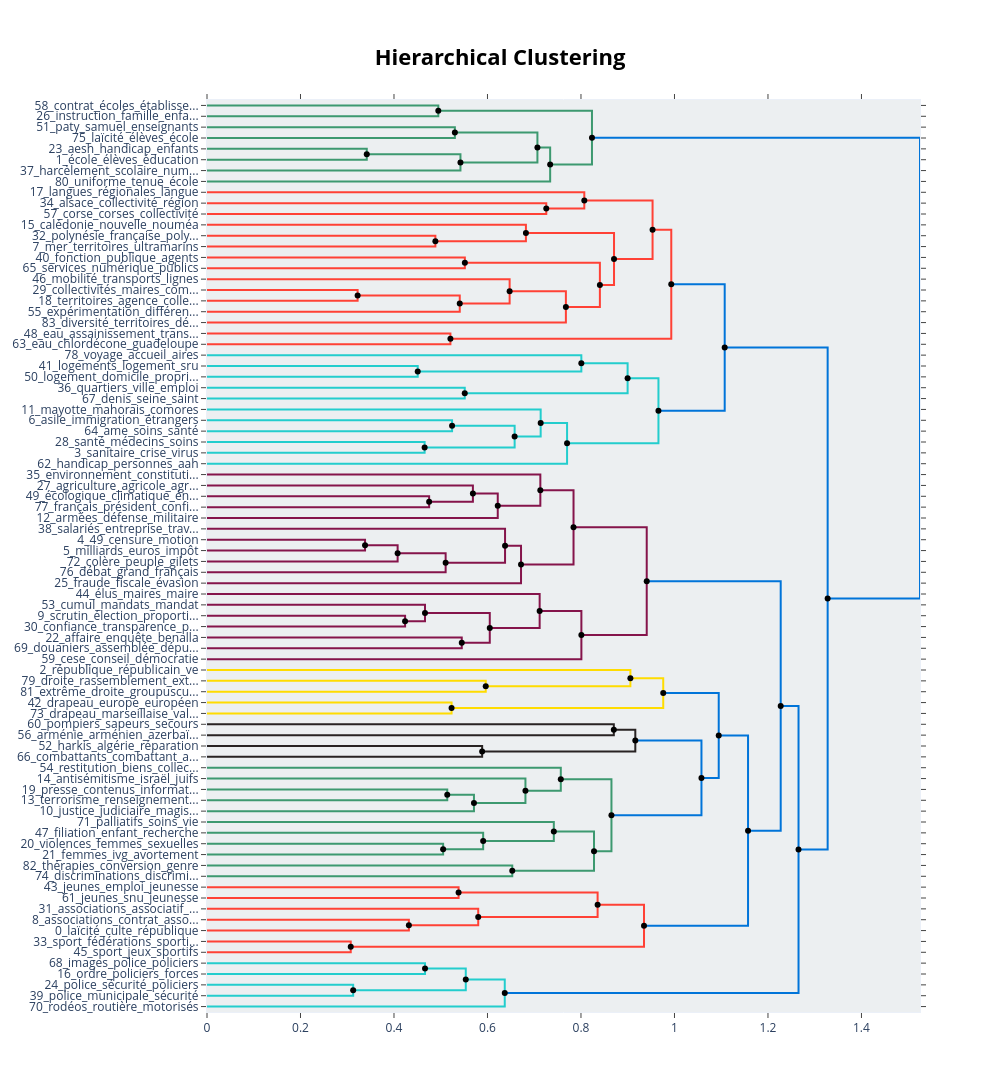

Notebook code cell kept with this figure:
### Code cell
fig_hierarchical = topic_model.visualize_hierarchy(
    hierarchical_topics=hierarchical_topics
)
fig_hierarchical

### Figure 1 — Plotly figure (JSON) as saved in the notebook; plotly's stock layout.template omitted (floating-point values rounded to 4 significant figures)
{"data": [{"hoverinfo": "text", "marker": {"color": "rgb(61,153,112)"}, "mode": "lines", "text": ["contrat_écoles_établissements_enseignement_ouverture", "", "", "instruction_famille_enfants_familles_parents"], "type": "scatter", "x": [0.0, 0.4948, 0.4948, 0.0], "xaxis": "x", "y": [-5.0, -5.0, -15.0, -15.0], "yaxis": "y"}, {"hoverinfo": "text", "marker": {"color": "rgb(61,153,112)"}, "mode": "lines", "text": ["paty_samuel_enseignants_hommage_école", "", "", "laïcité_élèves_école_professeurs_éducation"], "type": "scatter", "x": [0.0, 0.5302, 0.5302, 0.0], "xaxis": "x", "y": [-25.0, -25.0, -35.0, -35.0], "yaxis": "y"}, {"hoverinfo": "text", "marker": {"color": "rgb(61,153,112)"}, "mode": "lines", "text": ["aesh_handicap_enfants_élèves_école", "", "", "école_élèves_éducation_enseignants_scolaire"], "type": "scatter", "x": [0.0, 0.3418, 0.3418, 0.0], "xaxis": "x", "y": [-45.0, -45.0, -55.0, -55.0], "yaxis": "y"}, {"hoverinfo": "text", "marker": {"color": "rgb(61,153,112)"}, "mode": "lines", "text": ["école_élèves_éducation_scolaire_enfants", "", "", "harcèlement_scolaire_numérique_école_enfants"], "type": "scatter", "x": [0.3418, 0.5422, 0.5422, 0.0], "xaxis": "x", "y": [-50.0, -50.0, -65.0, -65.0], "yaxis": "y"}, {"hoverinfo": "text", "marker": {"color": "rgb(61,153,112)"}, "mode": "lines", "text": ["paty_samuel_laïcité_école_élèves", "", "", "école_élèves_éducation_scolaire_enfants"], "type": "scatter", "x": [0.5302, 0.7068, 0.7068, 0.5422], "xaxis": "x", "y": [-30.0, -30.0, -57.5, -57.5], "yaxis": "y"}, {"hoverinfo": "text", "marker": {"color": "rgb(61,153,112)"}, "mode": "lines", "text": ["école_élèves_éducation_scolaire_enfants", "", "", "uniforme_tenue_école_port_établissement"], "type": "scatter", "x": [0.7068, 0.7341, 0.7341, 0.0], "xaxis": "x", "y": [-43.75, -43.75, -75.0, -75.0], "yaxis": "y"}, {"hoverinfo": "text", "marker": {"color": "rgb(61,153,112)"}, "mode": "lines", "text": ["instruction_famille_enfants_contrat_écoles", "", "", "école_élèves_éducation_scolaire_enfants"], "type": "scatter", "x": [0.4948, 0.8235, 0.8235, 0.7341], "xaxis": "x", "y": [-10.0, -10.0, -59.38, -59.38], "yaxis": "y"}, {"hoverinfo": "text", "marker": {"color": "rgb(255,65,54)"}, "mode": "lines", "text": ["alsace_collectivité_région_alsaciens_compétences", "", "", "corse_corses_collectivité_île_insulaires"], "type": "scatter", "x": [0.0, 0.7258, 0.7258, 0.0], "xaxis": "x", "y": [-95.0, -95.0, -105.0, -105.0], "yaxis": "y"}, {"hoverinfo": "text", "marker": {"color": "rgb(255,65,54)"}, "mode": "lines", "text": ["langues_régionales_langue_enseignement_régionale", "", "", "alsace_corse_collectivité_région_alsaciens"], "type": "scatter", "x": [0.0, 0.8071, 0.8071, 0.7258], "xaxis": "x", "y": [-85.0, -85.0, -100.0, -100.0], "yaxis": "y"}, {"hoverinfo": "text", "marker": {"color": "rgb(255,65,54)"}, "mode": "lines", "text": ["polynésie_française_polynésiens_ordonnance_statut", "", "", "mer_territoires_ultramarins_continuité_hexagone"], "type": "scatter", "x": [0.0, 0.4885, 0.4885, 0.0], "xaxis": "x", "y": [-125.0, -125.0, -135.0, -135.0], "yaxis": "y"}, {"hoverinfo": "text", "marker": {"color": "rgb(255,65,54)"}, "mode": "lines", "text": ["calédonie_nouvelle_nouméa_calédoniens_accord", "", "", "mer_polynésie_territoires_ultramarins_française"], "type": "scatter", "x": [0.0, 0.6822, 0.6822, 0.4885], "xaxis": "x", "y": [-115.0, -115.0, -130.0, -130.0], "yaxis": "y"}, {"hoverinfo": "text", "marker": {"color": "rgb(255,65,54)"}, "mode": "lines", "text": ["fonction_publique_agents_fonctionnaires_publics", "", "", "services_numérique_publics_dématérialisation_administration"], "type": "scatter", "x": [0.0, 0.5516, 0.5516, 0.0], "xaxis": "x", "y": [-145.0, -145.0, -155.0, -155.0], "yaxis": "y"}, {"hoverinfo": "text", "marker": {"color": "rgb(255,65,54)"}, "mode": "lines", "text": ["collectivités_maires_communes_état_territoires", "", "", "territoires_agence_collectivités_services_ruraux"], "type": "scatter", "x": [0.0, 0.3222, 0.3222, 0.0], "xaxis": "x", "y": [-175.0, -175.0, -185.0, -185.0], "yaxis": "y"}, {"hoverinfo": "text", "marker": {"color": "rgb(255,65,54)"}, "mode": "lines", "text": ["territoires_collectivités_agence_communes_élus", "", "", "expérimentation_différenciation_expérimentations_collectivités_égalité"], "type": "scatter", "x": [0.3222, 0.5407, 0.5407, 0.0], "xaxis": "x", "y": [-180.0, -180.0, -195.0, -195.0], "yaxis": "y"}, {"hoverinfo": "text", "marker": {"color": "rgb(255,65,54)"}, "mode": "lines", "text": ["mobilité_transports_lignes_transport_sncf", "", "", "collectivités_territoires_agence_communes_territoriales"], "type": "scatter", "x": [0.0, 0.6474, 0.6474, 0.5407], "xaxis": "x", "y": [-165.0, -165.0, -187.5, -187.5], "yaxis": "y"}, {"hoverinfo": "text", "marker": {"color": "rgb(255,65,54)"}, "mode": "lines", "text": ["territoires_collectivités_agence_communes_territoriales", "", "", "diversité_territoires_décentralisation_décentralisée_organisation"], "type": "scatter", "x": [0.6474, 0.7677, 0.7677, 0.0], "xaxis": "x", "y": [-176.2, -176.2, -205.0, -205.0], "yaxis": "y"}, {"hoverinfo": "text", "marker": {"color": "rgb(255,65,54)"}, "mode": "lines", "text": ["fonction_publique_publics_agents_services", "", "", "territoires_collectivités_agence_communes_territoriales"], "type": "scatter", "x": [0.5516, 0.8404, 0.8404, 0.7677], "xaxis": "x", "y": [-150.0, -150.0, -190.6, -190.6], "yaxis": "y"}, {"hoverinfo": "text", "marker": {"color": "rgb(255,65,54)"}, "mode": "lines", "text": ["calédonie_mer_nouvelle_polynésie_territoires", "", "", "territoires_collectivités_services_publique_publics"], "type": "scatter", "x": [0.6822, 0.8707, 0.8707, 0.8404], "xaxis": "x", "y": [-122.5, -122.5, -170.3, -170.3], "yaxis": "y"}, {"hoverinfo": "text", "marker": {"color": "rgb(255,65,54)"}, "mode": "lines", "text": ["langues_langue_régionales_alsace_corse", "", "", "territoires_mer_calédonie_nouvelle_collectivités"], "type": "scatter", "x": [0.8071, 0.9531, 0.9531, 0.8707], "xaxis": "x", "y": [-92.5, -92.5, -146.4, -146.4], "yaxis": "y"}, {"hoverinfo": "text", "marker": {"color": "rgb(255,65,54)"}, "mode": "lines", "text": ["eau_assainissement_transfert_communes_compétences", "", "", "eau_chlordécone_guadeloupe_potable_guadeloupéens"], "type": "scatter", "x": [0.0, 0.5207, 0.5207, 0.0], "xaxis": "x", "y": [-215.0, -215.0, -225.0, -225.0], "yaxis": "y"}, {"hoverinfo": "text", "marker": {"color": "rgb(255,65,54)"}, "mode": "lines", "text": ["territoires_mer_calédonie_nouvelle_langues", "", "", "eau_assainissement_transfert_communes_compétences"], "type": "scatter", "x": [0.9531, 0.9932, 0.9932, 0.5207], "xaxis": "x", "y": [-119.5, -119.5, -220.0, -220.0], "yaxis": "y"}, {"hoverinfo": "text", "marker": {"color": "rgb(35,205,205)"}, "mode": "lines", "text": ["logements_logement_sru_sociaux_loi", "", "", "logement_domicile_propriété_squatteurs_propriétaires"], "type": "scatter", "x": [0.0, 0.4508, 0.4508, 0.0], "xaxis": "x", "y": [-245.0, -245.0, -255.0, -255.0], "yaxis": "y"}, {"hoverinfo": "text", "marker": {"color": "rgb(35,205,205)"}, "mode": "lines", "text": ["voyage_accueil_aires_schémas_obligations", "", "", "logement_logements_propriétaires_locataires_loi"], "type": "scatter", "x": [0.0, 0.8008, 0.8008, 0.4508], "xaxis": "x", "y": [-235.0, -235.0, -250.0, -250.0], "yaxis": "y"}, {"hoverinfo": "text", "marker": {"color": "rgb(35,205,205)"}, "mode": "lines", "text": ["quartiers_ville_emploi_politique_habitants", "", "", "denis_seine_saint_département_rapport"], "type": "scatter", "x": [0.0, 0.5514, 0.5514, 0.0], "xaxis": "x", "y": [-265.0, -265.0, -275.0, -275.0], "yaxis": "y"}, {"hoverinfo": "text", "marker": {"color": "rgb(35,205,205)"}, "mode": "lines", "text": ["logement_logements_loi_sru_voyage", "", "", "denis_seine_saint_quartiers_ville"], "type": "scatter", "x": [0.8008, 0.8997, 0.8997, 0.5514], "xaxis": "x", "y": [-242.5, -242.5, -270.0, -270.0], "yaxis": "y"}, {"hoverinfo": "text", "marker": {"color": "rgb(35,205,205)"}, "mode": "lines", "text": ["asile_immigration_étrangers_intégration_rétention", "", "", "ame_soins_santé_irrégulière_médicale"], "type": "scatter", "x": [0.0, 0.5242, 0.5242, 0.0], "xaxis": "x", "y": [-295.0, -295.0, -305.0, -305.0], "yaxis": "y"}, {"hoverinfo": "text", "marker": {"color": "rgb(35,205,205)"}, "mode": "lines", "text": ["santé_médecins_soins_hôpital_système", "", "", "sanitaire_crise_virus_urgence_santé"], "type": "scatter", "x": [0.0, 0.4655, 0.4655, 0.0], "xaxis": "x", "y": [-315.0, -315.0, -325.0, -325.0], "yaxis": "y"}, {"hoverinfo": "text", "marker": {"color": "rgb(35,205,205)"}, "mode": "lines", "text": ["asile_immigration_étrangers_intégration_droit", "", "", "santé_sanitaire_crise_soignants_hôpital"], "type": "scatter", "x": [0.5242, 0.6581, 0.6581, 0.4655], "xaxis": "x", "y": [-300.0, -300.0, -320.0, -320.0], "yaxis": "y"}, {"hoverinfo": "text", "marker": {"color": "rgb(35,205,205)"}, "mode": "lines", "text": ["mayotte_mahorais_comores_territoire_situation", "", "", "asile_santé_sanitaire_immigration_qu"], "type": "scatter", "x": [0.0, 0.7138, 0.7138, 0.6581], "xaxis": "x", "y": [-285.0, -285.0, -310.0, -310.0], "yaxis": "y"}, {"hoverinfo": "text", "marker": {"color": "rgb(35,205,205)"}, "mode": "lines", "text": ["asile_mayotte_santé_sanitaire_immigration", "", "", "handicap_personnes_aah_handicapées_situation"], "type": "scatter", "x": [0.7138, 0.7702, 0.7702, 0.0], "xaxis": "x", "y": [-297.5, -297.5, -335.0, -335.0], "yaxis": "y"}, {"hoverinfo": "text", "marker": {"color": "rgb(35,205,205)"}, "mode": "lines", "text": ["logement_logements_quartiers_denis_seine", "", "", "asile_mayotte_santé_sanitaire_immigration"], "type": "scatter", "x": [0.8997, 0.9657, 0.9657, 0.7702], "xaxis": "x", "y": [-256.2, -256.2, -316.2, -316.2], "yaxis": "y"}, {"hoverinfo": "text", "marker": {"color": "rgb(0,116,217)"}, "mode": "lines", "text": ["territoires_mer_calédonie_nouvelle_collectivités", "", "", "asile_mayotte_santé_qu_situation"], "type": "scatter", "x": [0.9932, 1.107, 1.107, 0.9657], "xaxis": "x", "y": [-169.7, -169.7, -286.2, -286.2], "yaxis": "y"}, {"hoverinfo": "text", "marker": {"color": "rgb(133,20,75)"}, "mode": "lines", "text": ["écologique_climatique_énergie_énergétique_écologie", "", "", "français_président_confiance_pays_devons"], "type": "scatter", "x": [0.0, 0.4752, 0.4752, 0.0], "xaxis": "x", "y": [-365.0, -365.0, -375.0, -375.0], "yaxis": "y"}, {"hoverinfo": "text", "marker": {"color": "rgb(133,20,75)"}, "mode": "lines", "text": ["agriculture_agricole_agriculteurs_alimentation_produits", "", "", "écologique_climatique_énergétique_énergie_écologie"], "type": "scatter", "x": [0.0, 0.5688, 0.5688, 0.4752], "xaxis": "x", "y": [-355.0, -355.0, -370.0, -370.0], "yaxis": "y"}, {"hoverinfo": "text", "marker": {"color": "rgb(133,20,75)"}, "mode": "lines", "text": ["agriculture_agricole_écologique_agriculteurs_alimentation", "", "", "armées_défense_militaire_ukraine_otan"], "type": "scatter", "x": [0.5688, 0.622, 0.622, 0.0], "xaxis": "x", "y": [-362.5, -362.5, -385.0, -385.0], "yaxis": "y"}, {"hoverinfo": "text", "marker": {"color": "rgb(133,20,75)"}, "mode": "lines", "text": ["environnement_constitution_préservation_climatique_charte", "", "", "armées_défense_militaire_ukraine_agriculture"], "type": "scatter", "x": [0.0, 0.7131, 0.7131, 0.622], "xaxis": "x", "y": [-345.0, -345.0, -373.8, -373.8], "yaxis": "y"}, {"hoverinfo": "text", "marker": {"color": "rgb(133,20,75)"}, "mode": "lines", "text": ["49_censure_motion_avez_majorité", "", "", "milliards_euros_impôt_sociale_retraite"], "type": "scatter", "x": [0.0, 0.3381, 0.3381, 0.0], "xaxis": "x", "y": [-405.0, -405.0, -415.0, -415.0], "yaxis": "y"}, {"hoverinfo": "text", "marker": {"color": "rgb(133,20,75)"}, "mode": "lines", "text": ["milliards_49_avez_sociale_euros", "", "", "colère_peuple_gilets_jaunes_sociale"], "type": "scatter", "x": [0.3381, 0.4078, 0.4078, 0.0], "xaxis": "x", "y": [-410.0, -410.0, -425.0, -425.0], "yaxis": "y"}, {"hoverinfo": "text", "marker": {"color": "rgb(133,20,75)"}, "mode": "lines", "text": ["milliards_avez_49_sociale_euros", "", "", "débat_grand_français_démocratie_national"], "type": "scatter", "x": [0.4078, 0.5105, 0.5105, 0.0], "xaxis": "x", "y": [-417.5, -417.5, -435.0, -435.0], "yaxis": "y"}, {"hoverinfo": "text", "marker": {"color": "rgb(133,20,75)"}, "mode": "lines", "text": ["salariés_entreprise_travail_entreprises_ordonnances", "", "", "milliards_avez_sociale_49_euros"], "type": "scatter", "x": [0.0, 0.6376, 0.6376, 0.5105], "xaxis": "x", "y": [-395.0, -395.0, -426.2, -426.2], "yaxis": "y"}, {"hoverinfo": "text", "marker": {"color": "rgb(133,20,75)"}, "mode": "lines", "text": ["avez_milliards_sociale_qu_49", "", "", "fraude_fiscale_évasion_fiscaux_impôt"], "type": "scatter", "x": [0.6376, 0.6718, 0.6718, 0.0], "xaxis": "x", "y": [-410.6, -410.6, -445.0, -445.0], "yaxis": "y"}, {"hoverinfo": "text", "marker": {"color": "rgb(133,20,75)"}, "mode": "lines", "text": ["armées_environnement_défense_militaire_ukraine", "", "", "milliards_euros_fiscale_avez_sociale"], "type": "scatter", "x": [0.7131, 0.7841, 0.7841, 0.6718], "xaxis": "x", "y": [-359.4, -359.4, -427.8, -427.8], "yaxis": "y"}, {"hoverinfo": "text", "marker": {"color": "rgb(133,20,75)"}, "mode": "lines", "text": ["scrutin_élection_proportionnelle_assemblée_peuple", "", "", "confiance_transparence_publique_intérêts_vie"], "type": "scatter", "x": [0.0, 0.4237, 0.4237, 0.0], "xaxis": "x", "y": [-475.0, -475.0, -485.0, -485.0], "yaxis": "y"}, {"hoverinfo": "text", "marker": {"color": "rgb(133,20,75)"}, "mode": "lines", "text": ["cumul_mandats_mandat_maire_élus", "", "", "scrutin_élection_assemblée_proportionnelle_peuple"], "type": "scatter", "x": [0.0, 0.4663, 0.4663, 0.4237], "xaxis": "x", "y": [-465.0, -465.0, -480.0, -480.0], "yaxis": "y"}, {"hoverinfo": "text", "marker": {"color": "rgb(133,20,75)"}, "mode": "lines", "text": ["affaire_enquête_benalla_président_ministre", "", "", "douaniers_assemblée_députés_remercie_président"], "type": "scatter", "x": [0.0, 0.545, 0.545, 0.0], "xaxis": "x", "y": [-495.0, -495.0, -505.0, -505.0], "yaxis": "y"}, {"hoverinfo": "text", "marker": {"color": "rgb(133,20,75)"}, "mode": "lines", "text": ["scrutin_élection_assemblée_élus_politique", "", "", "affaire_président_enquête_benalla_ministre"], "type": "scatter", "x": [0.4663, 0.6049, 0.6049, 0.545], "xaxis": "x", "y": [-472.5, -472.5, -500.0, -500.0], "yaxis": "y"}, {"hoverinfo": "text", "marker": {"color": "rgb(133,20,75)"}, "mode": "lines", "text": ["élus_maires_maire_élu_locaux", "", "", "président_assemblée_république_scrutin_élection"], "type": "scatter", "x": [0.0, 0.7116, 0.7116, 0.6049], "xaxis": "x", "y": [-455.0, -455.0, -486.2, -486.2], "yaxis": "y"}, {"hoverinfo": "text", "marker": {"color": "rgb(133,20,75)"}, "mode": "lines", "text": ["élus_président_république_assemblée_scrutin", "", "", "cese_conseil_démocratie_environnemental_sort"], "type": "scatter", "x": [0.7116, 0.8009, 0.8009, 0.0], "xaxis": "x", "y": [-470.6, -470.6, -515.0, -515.0], "yaxis": "y"}, {"hoverinfo": "text", "marker": {"color": "rgb(133,20,75)"}, "mode": "lines", "text": ["qu_milliards_euros_français_pays", "", "", "élus_président_république_assemblée_démocratie"], "type": "scatter", "x": [0.7841, 0.9407, 0.9407, 0.8009], "xaxis": "x", "y": [-393.6, -393.6, -492.8, -492.8], "yaxis": "y"}, {"hoverinfo": "text", "marker": {"color": "rgb(255,220,0)"}, "mode": "lines", "text": ["droite_rassemblement_extrême_pen_national", "", "", "extrême_droite_groupuscules_terrorisme_violence"], "type": "scatter", "x": [0.0, 0.5963, 0.5963, 0.0], "xaxis": "x", "y": [-535.0, -535.0, -545.0, -545.0], "yaxis": "y"}, {"hoverinfo": "text", "marker": {"color": "rgb(255,220,0)"}, "mode": "lines", "text": ["république_républicain_ve_républicains_vive", "", "", "extrême_droite_rassemblement_national_groupuscules"], "type": "scatter", "x": [0.0, 0.9057, 0.9057, 0.5963], "xaxis": "x", "y": [-525.0, -525.0, -540.0, -540.0], "yaxis": "y"}, {"hoverinfo": "text", "marker": {"color": "rgb(255,220,0)"}, "mode": "lines", "text": ["drapeau_europe_européen_européenne_symboles", "", "", "drapeau_marseillaise_valeurs_symboles_hymne"], "type": "scatter", "x": [0.0, 0.5232, 0.5232, 0.0], "xaxis": "x", "y": [-555.0, -555.0, -565.0, -565.0], "yaxis": "y"}, {"hoverinfo": "text", "marker": {"color": "rgb(255,220,0)"}, "mode": "lines", "text": ["extrême_droite_république_rassemblement_républicain", "", "", "drapeau_europe_européen_européenne_symboles"], "type": "scatter", "x": [0.9057, 0.976, 0.976, 0.5232], "xaxis": "x", "y": [-532.5, -532.5, -560.0, -560.0], "yaxis": "y"}, {"hoverinfo": "text", "marker": {"color": "rgb(40,35,35)"}, "mode": "lines", "text": ["pompiers_sapeurs_secours_volontaires_volontariat", "", "", "arménie_arménien_azerbaïdjan_arméniens_génocide"], "type": "scatter", "x": [0.0, 0.8702, 0.8702, 0.0], "xaxis": "x", "y": [-575.0, -575.0, -585.0, -585.0], "yaxis": "y"}, {"hoverinfo": "text", "marker": {"color": "rgb(40,35,35)"}, "mode": "lines", "text": ["harkis_algérie_réparation_reconnaissance_histoire", "", "", "combattants_combattant_anciens_mémoire_soldats"], "type": "scatter", "x": [0.0, 0.5886, 0.5886, 0.0], "xaxis": "x", "y": [-595.0, -595.0, -605.0, -605.0], "yaxis": "y"}, {"hoverinfo": "text", "marker": {"color": "rgb(40,35,35)"}, "mode": "lines", "text": ["pompiers_sapeurs_arménie_arménien_azerbaïdjan", "", "", "harkis_combattants_algérie_anciens_mémoire"], "type": "scatter", "x": [0.8702, 0.9162, 0.9162, 0.5886], "xaxis": "x", "y": [-580.0, -580.0, -600.0, -600.0], "yaxis": "y"}, {"hoverinfo": "text", "marker": {"color": "rgb(61,153,112)"}, "mode": "lines", "text": ["presse_contenus_information_plateformes_numérique", "", "", "terrorisme_renseignement_urgence_état_menace"], "type": "scatter", "x": [0.0, 0.5139, 0.5139, 0.0], "xaxis": "x", "y": [-635.0, -635.0, -645.0, -645.0], "yaxis": "y"}, {"hoverinfo": "text", "marker": {"color": "rgb(61,153,112)"}, "mode": "lines", "text": ["terrorisme_presse_état_renseignement_urgence", "", "", "justice_judiciaire_magistrats_tribunaux_instance"], "type": "scatter", "x": [0.5139, 0.5711, 0.5711, 0.0], "xaxis": "x", "y": [-640.0, -640.0, -655.0, -655.0], "yaxis": "y"}, {"hoverinfo": "text", "marker": {"color": "rgb(61,153,112)"}, "mode": "lines", "text": ["antisémitisme_israël_juifs_haine_antisémites", "", "", "justice_judiciaire_terrorisme_presse_état"], "type": "scatter", "x": [0.0, 0.6812, 0.6812, 0.5711], "xaxis": "x", "y": [-625.0, -625.0, -647.5, -647.5], "yaxis": "y"}, {"hoverinfo": "text", "marker": {"color": "rgb(61,153,112)"}, "mode": "lines", "text": ["restitution_biens_collections_restitutions_culturels", "", "", "justice_antisémitisme_contre_judiciaire_terrorisme"], "type": "scatter", "x": [0.0, 0.7568, 0.7568, 0.6812], "xaxis": "x", "y": [-615.0, -615.0, -636.2, -636.2], "yaxis": "y"}, {"hoverinfo": "text", "marker": {"color": "rgb(61,153,112)"}, "mode": "lines", "text": ["violences_femmes_sexuelles_conjugales_victimes", "", "", "femmes_ivg_avortement_constitution_droit"], "type": "scatter", "x": [0.0, 0.5051, 0.5051, 0.0], "xaxis": "x", "y": [-685.0, -685.0, -695.0, -695.0], "yaxis": "y"}, {"hoverinfo": "text", "marker": {"color": "rgb(61,153,112)"}, "mode": "lines", "text": ["filiation_enfant_recherche_pma_bioéthique", "", "", "femmes_violences_ivg_hommes_égalité"], "type": "scatter", "x": [0.0, 0.5908, 0.5908, 0.5051], "xaxis": "x", "y": [-675.0, -675.0, -690.0, -690.0], "yaxis": "y"}, {"hoverinfo": "text", "marker": {"color": "rgb(61,153,112)"}, "mode": "lines", "text": ["palliatifs_soins_vie_mourir_liberté", "", "", "femmes_violences_enfant_ivg_égalité"], "type": "scatter", "x": [0.0, 0.7419, 0.7419, 0.5908], "xaxis": "x", "y": [-665.0, -665.0, -682.5, -682.5], "yaxis": "y"}, {"hoverinfo": "text", "marker": {"color": "rgb(61,153,112)"}, "mode": "lines", "text": ["thérapies_conversion_genre_identité_sexuelle", "", "", "discriminations_discrimination_race_tests_égalité"], "type": "scatter", "x": [0.0, 0.653, 0.653, 0.0], "xaxis": "x", "y": [-705.0, -705.0, -715.0, -715.0], "yaxis": "y"}, {"hoverinfo": "text", "marker": {"color": "rgb(61,153,112)"}, "mode": "lines", "text": ["femmes_violences_enfant_ivg_égalité", "", "", "discriminations_discrimination_genre_thérapies_pratiques"], "type": "scatter", "x": [0.7419, 0.8279, 0.8279, 0.653], "xaxis": "x", "y": [-673.8, -673.8, -710.0, -710.0], "yaxis": "y"}, {"hoverinfo": "text", "marker": {"color": "rgb(61,153,112)"}, "mode": "lines", "text": ["justice_antisémitisme_contre_état_judiciaire", "", "", "femmes_violences_égalité_enfant_droit"], "type": "scatter", "x": [0.7568, 0.8652, 0.8652, 0.8279], "xaxis": "x", "y": [-625.6, -625.6, -691.9, -691.9], "yaxis": "y"}, {"hoverinfo": "text", "marker": {"color": "rgb(0,116,217)"}, "mode": "lines", "text": ["harkis_pompiers_reconnaissance_sapeurs_combattants", "", "", "femmes_justice_loi_qu_contre"], "type": "scatter", "x": [0.9162, 1.058, 1.058, 0.8652], "xaxis": "x", "y": [-590.0, -590.0, -658.8, -658.8], "yaxis": "y"}, {"hoverinfo": "text", "marker": {"color": "rgb(0,116,217)"}, "mode": "lines", "text": ["drapeau_europe_république_européen_extrême", "", "", "femmes_justice_loi_qu_droit"], "type": "scatter", "x": [0.976, 1.095, 1.095, 1.058], "xaxis": "x", "y": [-546.2, -546.2, -624.4, -624.4], "yaxis": "y"}, {"hoverinfo": "text", "marker": {"color": "rgb(255,65,54)"}, "mode": "lines", "text": ["jeunes_emploi_jeunesse_étudiants_jeune", "", "", "jeunes_snu_jeunesse_universel_service"], "type": "scatter", "x": [0.0, 0.5382, 0.5382, 0.0], "xaxis": "x", "y": [-725.0, -725.0, -735.0, -735.0], "yaxis": "y"}, {"hoverinfo": "text", "marker": {"color": "rgb(255,65,54)"}, "mode": "lines", "text": ["associations_contrat_association_engagement_républicain", "", "", "laïcité_culte_république_1905_loi"], "type": "scatter", "x": [0.0, 0.4318, 0.4318, 0.0], "xaxis": "x", "y": [-755.0, -755.0, -765.0, -765.0], "yaxis": "y"}, {"hoverinfo": "text", "marker": {"color": "rgb(255,65,54)"}, "mode": "lines", "text": ["associations_associatif_engagement_bénévoles_associative", "", "", "laïcité_associations_culte_république_principes"], "type": "scatter", "x": [0.0, 0.5802, 0.5802, 0.4318], "xaxis": "x", "y": [-745.0, -745.0, -760.0, -760.0], "yaxis": "y"}, {"hoverinfo": "text", "marker": {"color": "rgb(255,65,54)"}, "mode": "lines", "text": ["jeunes_jeunesse_emploi_18_étudiants", "", "", "associations_laïcité_culte_engagement_république"], "type": "scatter", "x": [0.5382, 0.8356, 0.8356, 0.5802], "xaxis": "x", "y": [-730.0, -730.0, -752.5, -752.5], "yaxis": "y"}, {"hoverinfo": "text", "marker": {"color": "rgb(255,65,54)"}, "mode": "lines", "text": ["sport_fédérations_sportives_clubs_sportif", "", "", "sport_jeux_sportifs_sportive_sportif"], "type": "scatter", "x": [0.0, 0.3075, 0.3075, 0.0], "xaxis": "x", "y": [-775.0, -775.0, -785.0, -785.0], "yaxis": "y"}, {"hoverinfo": "text", "marker": {"color": "rgb(255,65,54)"}, "mode": "lines", "text": ["associations_laïcité_engagement_république_loi", "", "", "sport_fédérations_sportives_sportifs_sportif"], "type": "scatter", "x": [0.8356, 0.9348, 0.9348, 0.3075], "xaxis": "x", "y": [-741.2, -741.2, -780.0, -780.0], "yaxis": "y"}, {"hoverinfo": "text", "marker": {"color": "rgb(0,116,217)"}, "mode": "lines", "text": ["femmes_justice_qu_loi_contre", "", "", "associations_laïcité_engagement_sport_république"], "type": "scatter", "x": [1.095, 1.157, 1.157, 0.9348], "xaxis": "x", "y": [-585.3, -585.3, -760.6, -760.6], "yaxis": "y"}, {"hoverinfo": "text", "marker": {"color": "rgb(0,116,217)"}, "mode": "lines", "text": ["qu_français_avez_république_gouvernement", "", "", "loi_associations_qu_république_contre"], "type": "scatter", "x": [0.9407, 1.227, 1.227, 1.157], "xaxis": "x", "y": [-443.2, -443.2, -673.0, -673.0], "yaxis": "y"}, {"hoverinfo": "text", "marker": {"color": "rgb(35,205,205)"}, "mode": "lines", "text": ["images_police_policiers_filmer_24", "", "", "ordre_policiers_forces_manifestations_manifester"], "type": "scatter", "x": [0.0, 0.4664, 0.4664, 0.0], "xaxis": "x", "y": [-795.0, -795.0, -805.0, -805.0], "yaxis": "y"}, {"hoverinfo": "text", "marker": {"color": "rgb(35,205,205)"}, "mode": "lines", "text": ["police_sécurité_policiers_forces_gendarmerie", "", "", "police_municipale_sécurité_policiers_paris"], "type": "scatter", "x": [0.0, 0.3127, 0.3127, 0.0], "xaxis": "x", "y": [-815.0, -815.0, -825.0, -825.0], "yaxis": "y"}, {"hoverinfo": "text", "marker": {"color": "rgb(35,205,205)"}, "mode": "lines", "text": ["ordre_policiers_forces_police_manifestations", "", "", "police_sécurité_policiers_forces_gendarmerie"], "type": "scatter", "x": [0.4664, 0.5536, 0.5536, 0.3127], "xaxis": "x", "y": [-800.0, -800.0, -820.0, -820.0], "yaxis": "y"}, {"hoverinfo": "text", "marker": {"color": "rgb(35,205,205)"}, "mode": "lines", "text": ["police_policiers_forces_sécurité_ordre", "", "", "rodéos_routière_motorisés_véhicules_police"], "type": "scatter", "x": [0.5536, 0.637, 0.637, 0.0], "xaxis": "x", "y": [-810.0, -810.0, -835.0, -835.0], "yaxis": "y"}, {"hoverinfo": "text", "marker": {"color": "rgb(0,116,217)"}, "mode": "lines", "text": ["qu_république_loi_contre_été", "", "", "police_policiers_forces_sécurité_ordre"], "type": "scatter", "x": [1.227, 1.265, 1.265, 0.637], "xaxis": "x", "y": [-558.1, -558.1, -822.5, -822.5], "yaxis": "y"}, {"hoverinfo": "text", "marker": {"color": "rgb(0,116,217)"}, "mode": "lines", "text": ["territoires_qu_état_territoire_loi", "", "", "qu_république_loi_été_contre"], "type": "scatter", "x": [1.107, 1.328, 1.328, 1.265], "xaxis": "x", "y": [-228.0, -228.0, -690.3, -690.3], "yaxis": "y"}, {"hoverinfo": "text", "marker": {"color": "rgb(0,116,217)"}, "mode": "lines", "text": ["école_élèves_éducation_enfants_scolaire", "", "", "qu_loi_république_été_état"], "type": "scatter", "x": [0.8235, 1.525, 1.525, 1.328], "xaxis": "x", "y": [-34.69, -34.69, -459.1, -459.1], "yaxis": "y"}, {"hoverinfo": "text", "hovertext": ["école_élèves_éducation_scolaire_enfants", "paty_samuel_laïcité_école_élèves", "école_élèves_éducation_scolaire_enfants", "instruction_famille_enfants_contrat_écoles", "territoires_collectivités_agence_communes_élus", "territoires_collectivités_agence_communes_territoriales", "fonction_publique_publics_agents_services", "calédonie_mer_nouvelle_polynésie_territoires", "langues_langue_régionales_alsace_corse", "territoires_mer_calédonie_nouvelle_langues", "logement_logements_loi_sru_voyage", "asile_immigration_étrangers_intégration_droit", "asile_mayotte_santé_sanitaire_immigration", "logement_logements_quartiers_denis_seine", "territoires_mer_calédonie_nouvelle_collectivités", "agriculture_agricole_écologique_agriculteurs_alimentation", "milliards_49_avez_sociale_euros", "milliards_avez_49_sociale_euros", "avez_milliards_sociale_qu_49", "armées_environnement_défense_militaire_ukraine", "scrutin_élection_assemblée_élus_politique", "élus_président_république_assemblée_scrutin", "qu_milliards_euros_français_pays", "extrême_droite_république_rassemblement_républicain", "pompiers_sapeurs_arménie_arménien_azerbaïdjan", "terrorisme_presse_état_renseignement_urgence", "femmes_violences_enfant_ivg_égalité", "justice_antisémitisme_contre_état_judiciaire", "harkis_pompiers_reconnaissance_sapeurs_combattants", "drapeau_europe_république_européen_extrême", "jeunes_jeunesse_emploi_18_étudiants", "associations_laïcité_engagement_république_loi", "femmes_justice_qu_loi_contre", "qu_français_avez_république_gouvernement", "ordre_policiers_forces_police_manifestations", "police_policiers_forces_sécurité_ordre", "qu_république_loi_contre_été", "territoires_qu_état_territoire_loi", "école_élèves_éducation_enfants_scolaire"], "marker": {"color": "black"}, "mode": "markers", "showlegend": false, "type": "scatter", "x": [0.3418, 0.5302, 0.7068, 0.4948, 0.3222, 0.6474, 0.5516, 0.6822, 0.8071, 0.9531, 0.8008, 0.5242, 0.7138, 0.8997, 0.9932, 0.5688, 0.3381, 0.4078, 0.6376, 0.7131, 0.4663, 0.7116, 0.7841, 0.9057, 0.8702, 0.5139, 0.7419, 0.7568, 0.9162, 0.976, 0.5382, 0.8356, 1.095, 0.9407, 0.4664, 0.5536, 1.227, 1.107, 0.8235], "y": [-50, -30, -43.75, -10, -180, -176.2, -150, -122.5, -92.5, -119.5, -242.5, -300, -297.5, -256.2, -169.7, -362.5, -410, -417.5, -410.6, -359.4, -472.5, -470.6, -393.6, -532.5, -580, -640, -673.8, -625.6, -590, -546.2, -730, -741.2, -585.3, -443.2, -800, -810, -558.1, -228.0, -34.69]}, {"hoverinfo": "text", "hovertext": ["école_élèves_éducation_scolaire_enfants", "école_élèves_éducation_scolaire_enfants", "alsace_corse_collectivité_région_alsaciens", "mer_polynésie_territoires_ultramarins_française", "collectivités_territoires_agence_communes_territoriales", "territoires_collectivités_agence_communes_territoriales", "territoires_collectivités_services_publique_publics", "territoires_mer_calédonie_nouvelle_collectivités", "eau_assainissement_transfert_communes_compétences", "logement_logements_propriétaires_locataires_loi", "denis_seine_saint_quartiers_ville", "santé_sanitaire_crise_soignants_hôpital", "asile_santé_sanitaire_immigration_qu", "asile_mayotte_santé_sanitaire_immigration", "asile_mayotte_santé_qu_situation", "écologique_climatique_énergétique_énergie_écologie", "armées_défense_militaire_ukraine_agriculture", "milliards_avez_sociale_49_euros", "milliards_euros_fiscale_avez_sociale", "scrutin_élection_assemblée_proportionnelle_peuple", "affaire_président_enquête_benalla_ministre", "président_assemblée_république_scrutin_élection", "élus_président_république_assemblée_démocratie", "extrême_droite_rassemblement_national_groupuscules", "drapeau_europe_européen_européenne_symboles", "harkis_combattants_algérie_anciens_mémoire", "justice_judiciaire_terrorisme_presse_état", "justice_antisémitisme_contre_judiciaire_terrorisme", "femmes_violences_ivg_hommes_égalité", "femmes_violences_enfant_ivg_égalité", "discriminations_discrimination_genre_thérapies_pratiques", "femmes_violences_égalité_enfant_droit", "femmes_justice_loi_qu_contre", "femmes_justice_loi_qu_droit", "laïcité_associations_culte_république_principes", "associations_laïcité_culte_engagement_république", "sport_fédérations_sportives_sportifs_sportif", "associations_laïcité_engagement_sport_république", "loi_associations_qu_république_contre", "police_sécurité_policiers_forces_gendarmerie", "police_policiers_forces_sécurité_ordre", "qu_république_loi_été_contre", "qu_loi_république_été_état"], "marker": {"color": "black"}, "mode": "markers", "showlegend": false, "type": "scatter", "x": [0.5422, 0.7341, 0.7258, 0.4885, 0.5407, 0.7677, 0.8404, 0.8707, 0.5207, 0.4508, 0.5514, 0.4655, 0.6581, 0.7702, 0.9657, 0.4752, 0.622, 0.5105, 0.6718, 0.4237, 0.545, 0.6049, 0.8009, 0.5963, 0.5232, 0.5886, 0.5711, 0.6812, 0.5051, 0.5908, 0.653, 0.8279, 0.8652, 1.058, 0.4318, 0.5802, 0.3075, 0.9348, 1.157, 0.3127, 0.637, 1.265, 1.328], "y": [-57.5, -59.38, -100, -130, -187.5, -190.6, -170.3, -146.4, -220, -250, -270, -320, -310, -316.2, -286.2, -370, -373.8, -426.2, -427.8, -480, -500, -486.2, -492.8, -540, -560, -600, -647.5, -636.2, -690, -682.5, -710, -691.9, -658.8, -624.4, -760, -752.5, -780, -760.6, -673.0, -820, -822.5, -690.3, -459.1]}], "layout": {"autosize": false, "height": 1460, "hoverlabel": {"bgcolor": "white", "font": {"family": "Rockwell", "size": 16}}, "hovermode": "closest", "plot_bgcolor": "#ECEFF1", "showlegend": false, "title": {"font": {"color": "Black", "size": 22}, "text": "<b>Hierarchical Clustering</b>", "x": 0.5, "xanchor": "center", "yanchor": "top"}, "width": 1000, "xaxis": {"mirror": "allticks", "rangemode": "tozero", "showgrid": false, "showline": true, "showticklabels": true, "ticks": "outside", "type": "linear", "zeroline": false}, "yaxis": {"mirror": "allticks", "range": [-840, 0], "rangemode": "tozero", "showgrid": false, "showline": true, "showticklabels": true, "tickmode": "array", "ticks": "outside", "ticktext": ["58_contrat_écoles_établisse...", "26_instruction_famille_enfa...", "51_paty_samuel_enseignants", "75_laïcité_élèves_école", "23_aesh_handicap_enfants", "1_école_élèves_éducation", "37_harcèlement_scolaire_num...", "80_uniforme_tenue_école", "17_langues_régionales_langue", "34_alsace_collectivité_région", "57_corse_corses_collectivité", "15_calédonie_nouvelle_nouméa", "32_polynésie_française_poly...", "7_mer_territoires_ultramarins", "40_fonction_publique_agents", "65_services_numérique_publics", "46_mobilité_transports_lignes", "29_collectivités_maires_com...", "18_territoires_agence_colle...", "55_expérimentation_différen...", "83_diversité_territoires_dé...", "48_eau_assainissement_trans...", "63_eau_chlordécone_guadeloupe", "78_voyage_accueil_aires", "41_logements_logement_sru", "50_logement_domicile_propri...", "36_quartiers_ville_emploi", "67_denis_seine_saint", "11_mayotte_mahorais_comores", "6_asile_immigration_étrangers", "64_ame_soins_santé", "28_santé_médecins_soins", "3_sanitaire_crise_virus", "62_handicap_personnes_aah", "35_environnement_constituti...", "27_agriculture_agricole_agr...", "49_écologique_climatique_én...", "77_français_président_confi...", "12_armées_défense_militaire", "38_salariés_entreprise_trav...", "4_49_censure_motion", "5_milliards_euros_impôt", "72_colère_peuple_gilets", "76_débat_grand_français", "25_fraude_fiscale_évasion", "44_élus_maires_maire", "53_cumul_mandats_mandat", "9_scrutin_élection_proporti...", "30_confiance_transparence_p...", "22_affaire_enquête_benalla", "69_douaniers_assemblée_dépu...", "59_cese_conseil_démocratie", "2_république_républicain_ve", "79_droite_rassemblement_ext...", "81_extrême_droite_groupuscu...", "42_drapeau_europe_européen", "73_drapeau_marseillaise_val...", "60_pompiers_sapeurs_secours", "56_arménie_arménien_azerbaï...", "52_harkis_algérie_réparation", "66_combattants_combattant_a...", "54_restitution_biens_collec...", "14_antisémitisme_israël_juifs", "19_presse_contenus_informat...", "13_terrorisme_renseignement...", "10_justice_judiciaire_magis...", "71_palliatifs_soins_vie", "47_filiation_enfant_recherche", "20_violences_femmes_sexuelles", "21_femmes_ivg_avortement", "82_thérapies_conversion_genre", "74_discriminations_discrimi...", "43_jeunes_emploi_jeunesse", "61_jeunes_snu_jeunesse", "31_associations_associatif_...", "8_associations_contrat_asso...", "0_laïcité_culte_république", "33_sport_fédérations_sporti...", "45_sport_jeux_sportifs", "68_images_police_policiers", "16_ordre_policiers_forces", "24_police_sécurité_policiers", "39_police_municipale_sécurité", "70_rodéos_routière_motorisés"], "tickvals": [-5, -15, -25, -35, -45, -55, -65, -75, -85, -95, -105, -115, -125, -135, -145, -155, -165, -175, -185, -195, -205, -215, -225, -235, -245, -255, -265, -275, -285, -295, -305, -315, -325, -335, -345, -355, -365, -375, -385, -395, -405, -415, -425, -435, -445, -455, -465, -475, -485, -495, -505, -515, -525, -535, -545, -555, -565, -575, -585, -595, -605, -615, -625, -635, -645, -655, -665, -675, -685, -695, -705, -715, -725, -735, -745, -755, -765, -775, -785, -795, -805, -815, -825, -835], "type": "linear", "zeroline": false}}}
